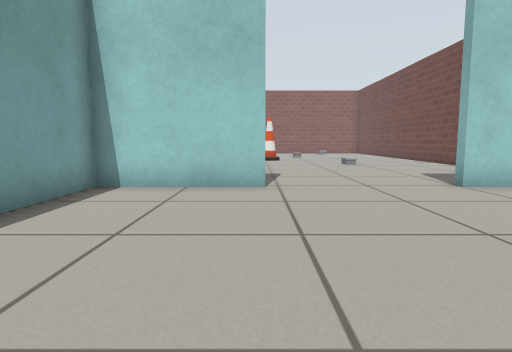
View 1 (above)

18 first-person views from a walk through a world built for the Gazebo simulator. The camera is 0.5 m above the floor, tilts 6° down and sees 75° across. The floor is counted in squares, 0.5 m on a side. Each view is taken from the middle of a square. On the plan, view 1 faces up. The plan holds only what a view shows up to about 12 squares ahead; the rest is blank. The robots in the file are not drawn. Simple patterns stand in for the simulator's built-in surfaces.

View 2
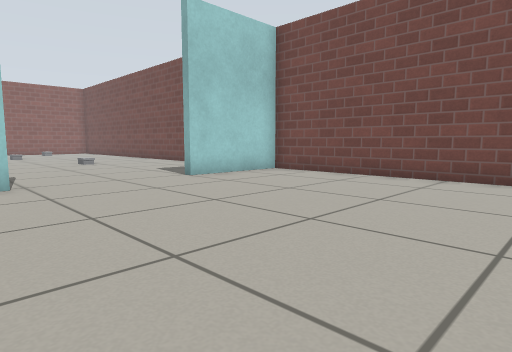

View 3
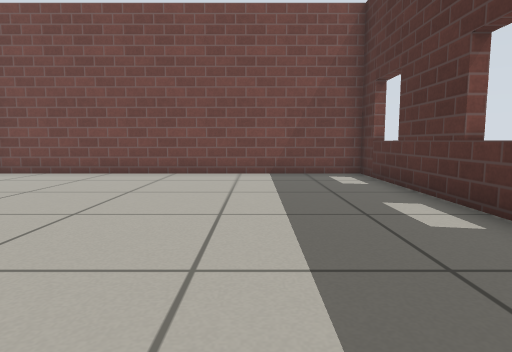

View 4
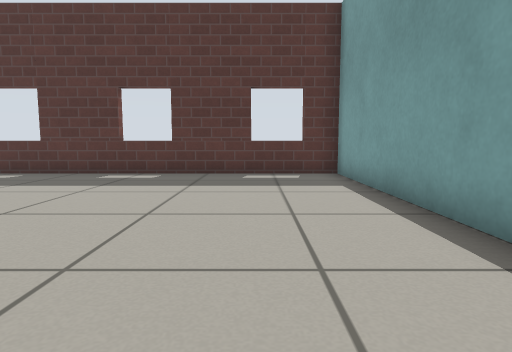

View 5
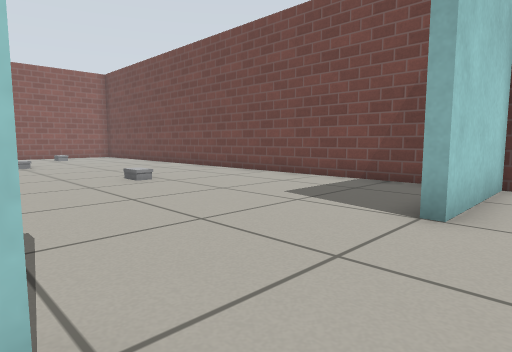

View 6
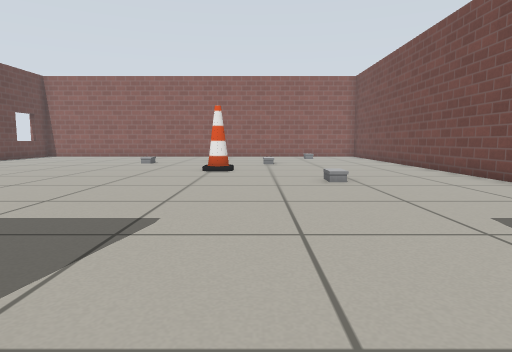

View 7
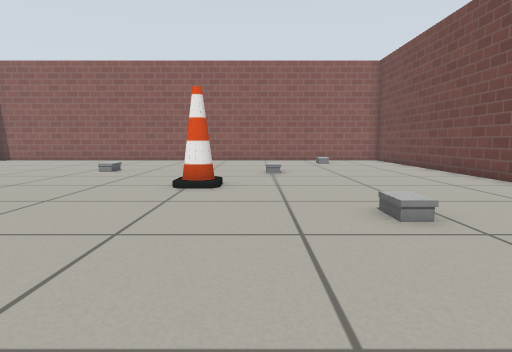

View 8
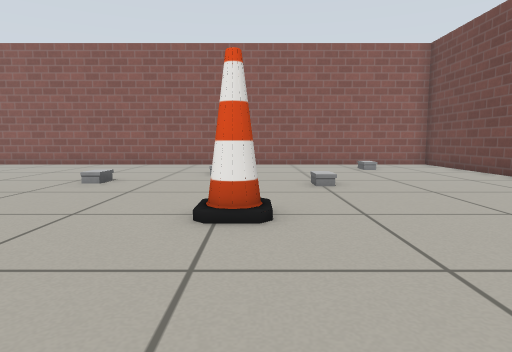

View 9
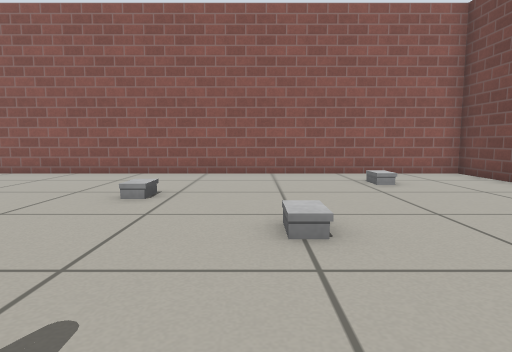

View 10
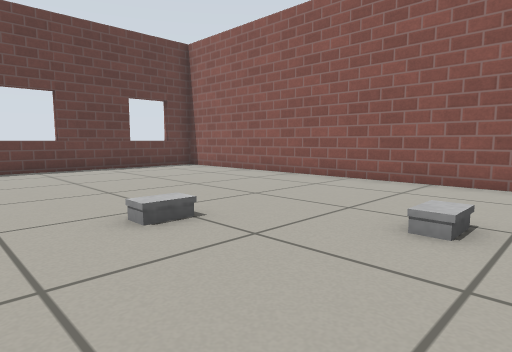

View 11
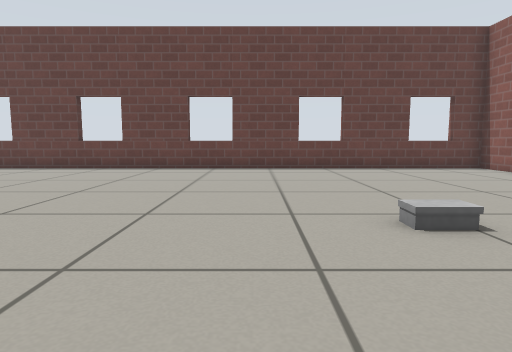

View 12
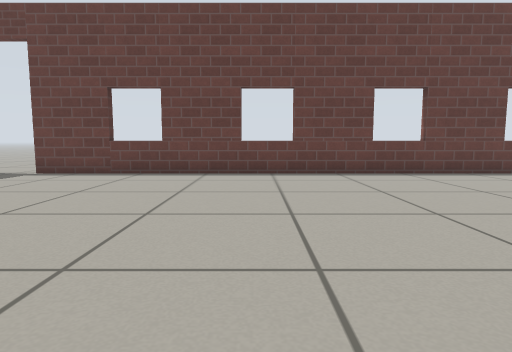

View 13
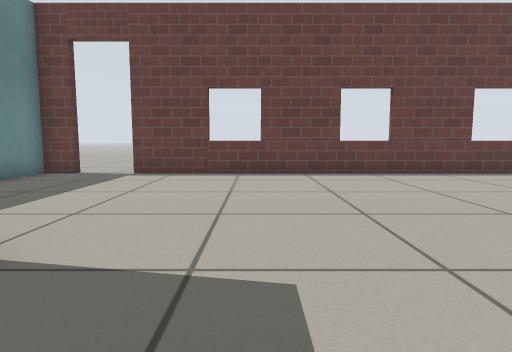

View 14
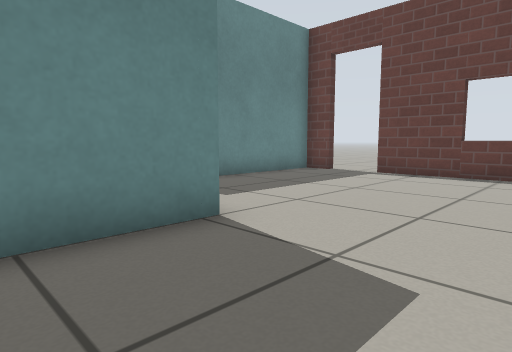

View 15
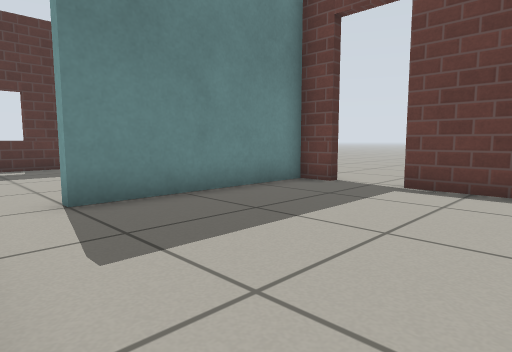

View 16
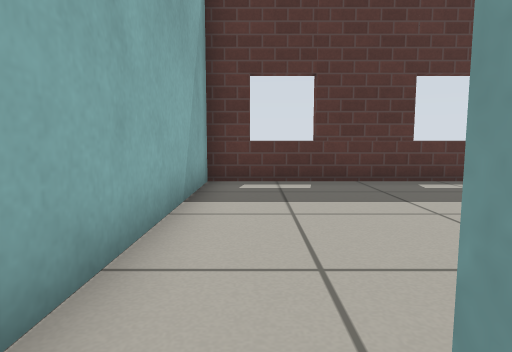

View 17
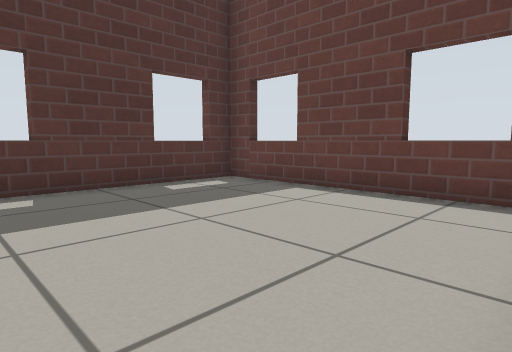

View 18
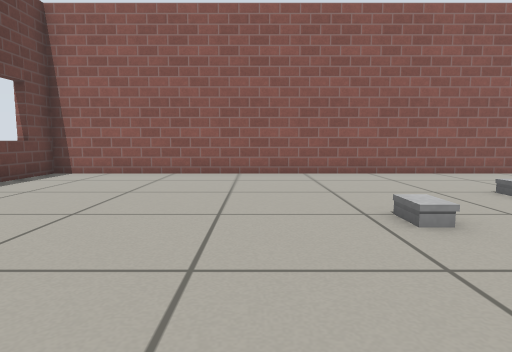

### Floor plan
Points are (right, up) in squares from view 1. A wall is a line through its corners. A room is listed if a view was taken in it or the views show most of it. See-through windows are left out.
Room 1 (views 1, 2, 3, 4, 5, 6)
walls: (0.2, 7.2) (-3.5, 7.2) (-3.5, 4.5); (-3.5, 2.9) (-3.5, -4.2) (8.2, -4.2) (8.2, 7.2) (4.5, 7.2)
ways out: opening at (2.5, 7) to room 2
Room 2 (views 7, 8, 9, 10, 11, 12, 13, 14, 15, 16, 17, 18)
walls: (-3.9, 7.5) (-1.4, 7.5); (8.2, 8.6) (8.2, 27.2) (-11.2, 27.2) (-11.2, 6.3); (-11.2, 4.5) (-11.2, 3.5) (-5.5, 3.5) (-5.5, 3.1)
ways out: opening at (2.5, 7) to room 1; opening at (-5, 3) to room 3; open door at (-11, 5.5)
objects: other object (-3, 21); other object (0, 23); cone (1, 18); other object (3, 21); other object (4, 14); other object (5, 25)
Room 3 (no view inside)
walls: (-11.2, 2.3) (-11.2, -4.2) (-3.8, -4.2) (-3.8, 2.5)
ways out: opening at (-5, 3) to room 2

Where each view was taken, in squares from view 1:
view 1: 0 up, 0 right, facing up
view 2: 1 down, 1 left, facing up-right
view 3: 1 down, 2 left, facing right
view 4: 6 up, 1 left, facing down
view 5: 6 up, 0 right, facing up-right
view 6: 6 up, 2 right, facing up
view 7: 10 up, 2 right, facing up
view 8: 13 up, 1 right, facing up
view 9: 17 up, 2 right, facing up
view 10: 19 up, 1 right, facing up-left
view 11: 19 up, 1 right, facing left
view 12: 13 up, 1 left, facing left
view 13: 10 up, 1 left, facing left
view 14: 11 up, 1 left, facing down-left
view 15: 9 up, 4 left, facing down-left
view 16: 4 up, 5 left, facing down
view 17: 3 up, 5 left, facing down-left
view 18: 17 up, 5 left, facing up
